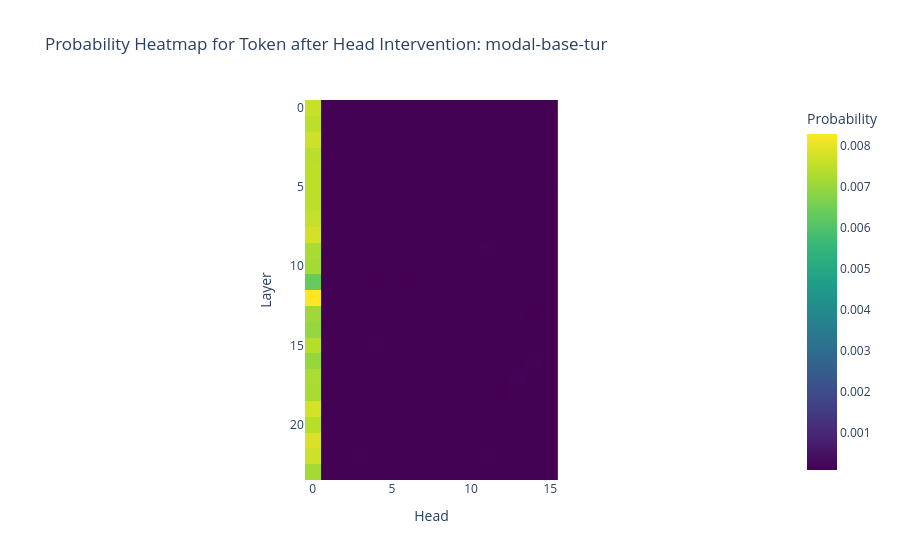
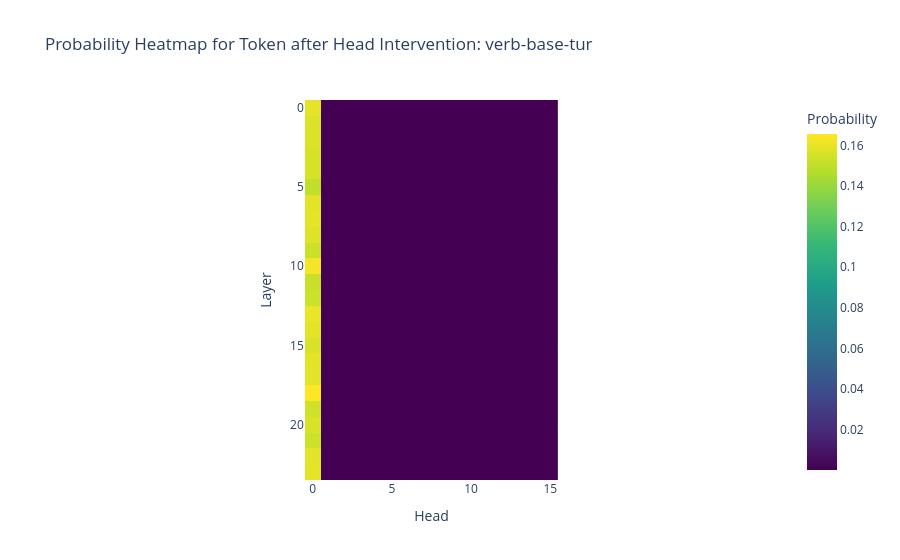
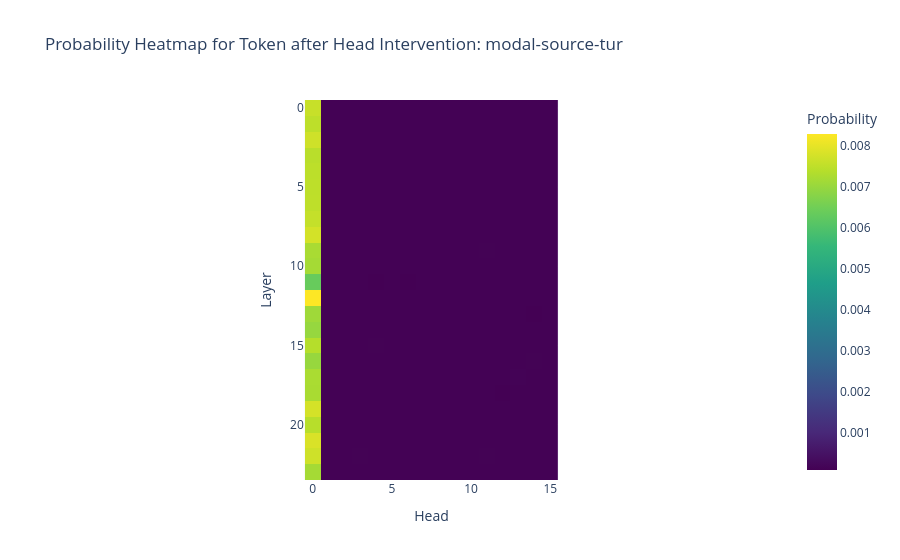
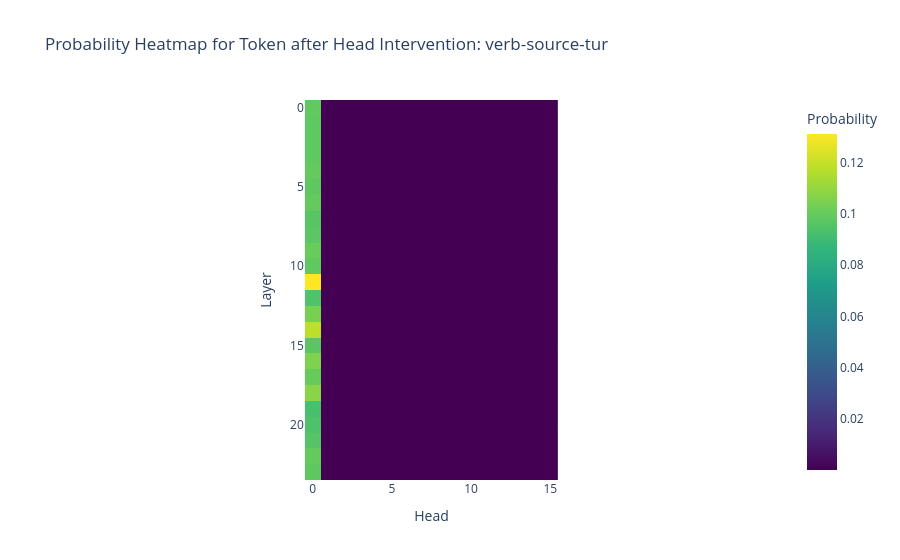

These figures' notebook cell, in order:
### Markdown cell above
### Plotting

### Code cell
# print(df.head())

# Ensure the 'prob' column is numeric
df['prob'] = pd.to_numeric(df['prob'], errors='coerce')

# Drop rows with NaN in 'prob'
df = df.dropna(subset=['prob'])

# Iterate over the unique tokens and create a heatmap for each
tokens = df["token_type"].unique()
for token in tokens:
    token_df = df[df["token_type"] == token].groupby(['layer', 'head_id'], as_index=False).mean(numeric_only=True).reset_index()
    heatmap_data = token_df.pivot(index="layer", columns="head_id", values="prob")

    fig = px.imshow(
        heatmap_data,
        labels={"x": "Head", "y": "Layer", "color": "Probability"},
        title=f"Probability Heatmap for Token after Head Intervention: {token}",
        color_continuous_scale="viridis",
    )
    fig.show()

### Figure 1 — Plotly figure (JSON) as saved in the notebook; plotly's stock layout.template omitted (floating-point values rounded to 4 significant figures; data arrays with more than 128 entries replaced by an {"elided": "..."} marker saying what was removed)
{"data": [{"coloraxis": "coloraxis", "hovertemplate": "Head: %{x}<br>Layer: %{y}<br>Probability: %{z}<extra></extra>", "name": "0", "type": "heatmap", "x": [0, 1, 2, 3, 4, 5, 6, 7, 8, 9, 10, 11, 12, 13, 14, 15], "xaxis": "x", "y": [0, 1, 2, 3, 4, 5, 6, 7, 8, 9, 10, 11, 12, 13, 14, 15, 16, 17, 18, 19, 20, 21, 22, 23], "yaxis": "y", "z": {"elided": "24x16 float values"}}], "layout": {"coloraxis": {"colorbar": {"title": {"text": "Probability"}}, "colorscale": [[0, "#440154"], [0.1111, "#482878"], [0.2222, "#3e4989"], [0.3333, "#31688e"], [0.4444, "#26828e"], [0.5556, "#1f9e89"], [0.6667, "#35b779"], [0.7778, "#6ece58"], [0.8889, "#b5de2b"], [1, "#fde725"]]}, "title": {"text": "Probability Heatmap for Token after Head Intervention: modal-base-tur"}, "xaxis": {"anchor": "y", "constrain": "domain", "domain": [0, 1], "scaleanchor": "y", "title": {"text": "Head"}}, "yaxis": {"anchor": "x", "autorange": "reversed", "constrain": "domain", "domain": [0, 1], "title": {"text": "Layer"}}}}

### Figure 2 — Plotly figure (JSON) as saved in the notebook; plotly's stock layout.template omitted (floating-point values rounded to 4 significant figures; data arrays with more than 128 entries replaced by an {"elided": "..."} marker saying what was removed)
{"data": [{"coloraxis": "coloraxis", "hovertemplate": "Head: %{x}<br>Layer: %{y}<br>Probability: %{z}<extra></extra>", "name": "0", "type": "heatmap", "x": [0, 1, 2, 3, 4, 5, 6, 7, 8, 9, 10, 11, 12, 13, 14, 15], "xaxis": "x", "y": [0, 1, 2, 3, 4, 5, 6, 7, 8, 9, 10, 11, 12, 13, 14, 15, 16, 17, 18, 19, 20, 21, 22, 23], "yaxis": "y", "z": {"elided": "24x16 float values"}}], "layout": {"coloraxis": {"colorbar": {"title": {"text": "Probability"}}, "colorscale": [[0, "#440154"], [0.1111, "#482878"], [0.2222, "#3e4989"], [0.3333, "#31688e"], [0.4444, "#26828e"], [0.5556, "#1f9e89"], [0.6667, "#35b779"], [0.7778, "#6ece58"], [0.8889, "#b5de2b"], [1, "#fde725"]]}, "title": {"text": "Probability Heatmap for Token after Head Intervention: verb-base-tur"}, "xaxis": {"anchor": "y", "constrain": "domain", "domain": [0, 1], "scaleanchor": "y", "title": {"text": "Head"}}, "yaxis": {"anchor": "x", "autorange": "reversed", "constrain": "domain", "domain": [0, 1], "title": {"text": "Layer"}}}}

### Figure 3 — Plotly figure (JSON) as saved in the notebook; plotly's stock layout.template omitted (floating-point values rounded to 4 significant figures; data arrays with more than 128 entries replaced by an {"elided": "..."} marker saying what was removed)
{"data": [{"coloraxis": "coloraxis", "hovertemplate": "Head: %{x}<br>Layer: %{y}<br>Probability: %{z}<extra></extra>", "name": "0", "type": "heatmap", "x": [0, 1, 2, 3, 4, 5, 6, 7, 8, 9, 10, 11, 12, 13, 14, 15], "xaxis": "x", "y": [0, 1, 2, 3, 4, 5, 6, 7, 8, 9, 10, 11, 12, 13, 14, 15, 16, 17, 18, 19, 20, 21, 22, 23], "yaxis": "y", "z": {"elided": "24x16 float values"}}], "layout": {"coloraxis": {"colorbar": {"title": {"text": "Probability"}}, "colorscale": [[0, "#440154"], [0.1111, "#482878"], [0.2222, "#3e4989"], [0.3333, "#31688e"], [0.4444, "#26828e"], [0.5556, "#1f9e89"], [0.6667, "#35b779"], [0.7778, "#6ece58"], [0.8889, "#b5de2b"], [1, "#fde725"]]}, "title": {"text": "Probability Heatmap for Token after Head Intervention: modal-source-tur"}, "xaxis": {"anchor": "y", "constrain": "domain", "domain": [0, 1], "scaleanchor": "y", "title": {"text": "Head"}}, "yaxis": {"anchor": "x", "autorange": "reversed", "constrain": "domain", "domain": [0, 1], "title": {"text": "Layer"}}}}

### Figure 4 — Plotly figure (JSON) as saved in the notebook; plotly's stock layout.template omitted (floating-point values rounded to 4 significant figures; data arrays with more than 128 entries replaced by an {"elided": "..."} marker saying what was removed)
{"data": [{"coloraxis": "coloraxis", "hovertemplate": "Head: %{x}<br>Layer: %{y}<br>Probability: %{z}<extra></extra>", "name": "0", "type": "heatmap", "x": [0, 1, 2, 3, 4, 5, 6, 7, 8, 9, 10, 11, 12, 13, 14, 15], "xaxis": "x", "y": [0, 1, 2, 3, 4, 5, 6, 7, 8, 9, 10, 11, 12, 13, 14, 15, 16, 17, 18, 19, 20, 21, 22, 23], "yaxis": "y", "z": {"elided": "24x16 float values"}}], "layout": {"coloraxis": {"colorbar": {"title": {"text": "Probability"}}, "colorscale": [[0, "#440154"], [0.1111, "#482878"], [0.2222, "#3e4989"], [0.3333, "#31688e"], [0.4444, "#26828e"], [0.5556, "#1f9e89"], [0.6667, "#35b779"], [0.7778, "#6ece58"], [0.8889, "#b5de2b"], [1, "#fde725"]]}, "title": {"text": "Probability Heatmap for Token after Head Intervention: verb-source-tur"}, "xaxis": {"anchor": "y", "constrain": "domain", "domain": [0, 1], "scaleanchor": "y", "title": {"text": "Head"}}, "yaxis": {"anchor": "x", "autorange": "reversed", "constrain": "domain", "domain": [0, 1], "title": {"text": "Layer"}}}}
